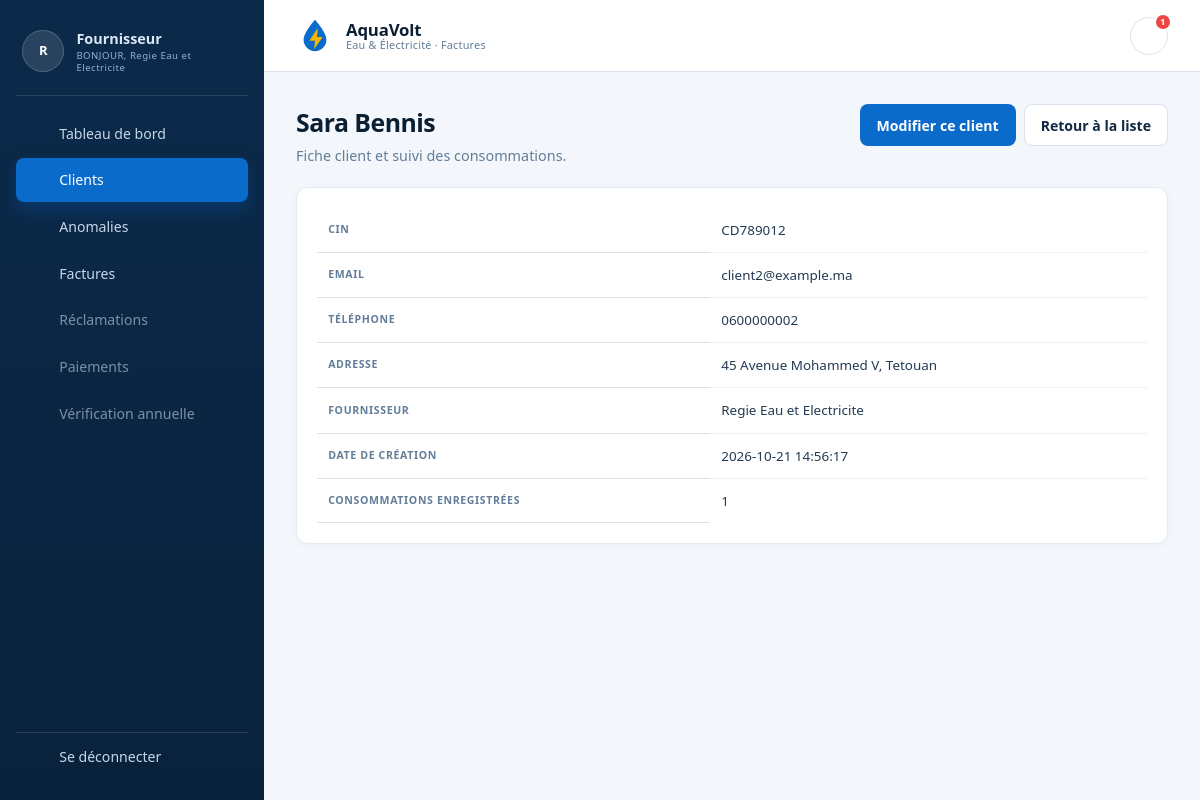
Page /Client/one/2 (signed in) on the committed database.
### tables this page shows
CREATE TABLE client (
  id_client INT UNSIGNED NOT NULL AUTO_INCREMENT,
  id_fournisseur INT UNSIGNED NOT NULL,
  cin VARCHAR(20) NOT NULL,
  nom VARCHAR(100) NOT NULL,
  prenom VARCHAR(100) NOT NULL,
  adresse VARCHAR(255) NOT NULL,
  email VARCHAR(150) NOT NULL,
  mot_de_passe VARCHAR(255) NOT NULL,
  telephone VARCHAR(30) NULL,
  date_creation DATETIME NOT NULL DEFAULT CURRENT_TIMESTAMP,
  PRIMARY KEY (id_client),
  UNIQUE KEY uk_client_cin (cin),
  UNIQUE KEY uk_client_email (email),
  KEY idx_client_fournisseur (id_fournisseur),
  CONSTRAINT fk_client_fournisseur
    FOREIGN KEY (id_fournisseur) REFERENCES fournisseur (id_fournisseur)
    ON UPDATE CASCADE ON DELETE RESTRICT
);

CREATE TABLE fournisseur (
  id_fournisseur INT UNSIGNED NOT NULL AUTO_INCREMENT,
  nom VARCHAR(100) NOT NULL,
  email VARCHAR(150) NOT NULL,
  mot_de_passe VARCHAR(255) NOT NULL,
  seuil_eau DECIMAL(10,2) NOT NULL DEFAULT 100.00,
  seuil_elec DECIMAL(10,2) NOT NULL DEFAULT 1000.00,
  date_creation DATETIME NOT NULL DEFAULT CURRENT_TIMESTAMP,
  PRIMARY KEY (id_fournisseur),
  UNIQUE KEY uk_fournisseur_email (email),
  CONSTRAINT chk_fournisseur_seuils CHECK (seuil_eau >= 0 AND seuil_elec >= 0)
);

### Traitement/Client.php (called while the page is built, shortened)
<?php
require_once __DIR__ . '/../BD/ClientBD.php';
function client_bd(): ClientBD
{
    return new ClientBD(db());
}
function client_exiger_fournisseur(): int
{
    return (int) $_SESSION['id_fournisseur'];
}
function client_one($id = null): void
{
    $idFournisseur = client_exiger_fournisseur();
    $idClient = (int) ($id ?? 0);
    $client = client_bd()->trouver($idClient, $idFournisseur);
    unset($client['mot_de_passe']);
    $nbConsommations = client_bd()->nbConsommations($idClient);
    require ROOT . 'IHM/client/one.php';
}

### index.php (called while the page is built, shortened)
<?php
require_once ROOT . 'config/app.php';
require_once ROOT . 'BD/Connexion.php';
$url = trim((string) ($_GET['url'] ?? ''), '/');
$segments = $url === '' ? [] : explode('/', $url);
$controller = ucfirst(strtolower($segments[0] ?? 'Home'));
$action = strtolower($segments[1] ?? 'index');
$id = $segments[2] ?? null;
$function = strtolower($controller) . '_' . $action;
$function($id);

### BD/Connexion.php (called while the page is built, shortened)
<?php
function db(): mysqli
{
    static $link = null;
    if ($link instanceof mysqli) {
        return $link;
    }
    $config = require ROOT . 'config/database.php';
    $link = mysqli_connect(
        $config['host'],
        $config['user'],
        $config['pass'],
        $config['dbname'],
        (int) $config['port']
    );
    mysqli_set_charset($link, $config['charset'] ?? 'utf8mb4');
    return $link;
}

### BD/ClientBD.php (called while the page is built, shortened)
<?php
final class ClientBD
{
    public function trouver(int $idClient, int $idFournisseur): ?array
    {
        $sql = 'SELECT c.*, f.nom AS fournisseur_nom
                FROM client c
                JOIN fournisseur f ON f.id_fournisseur = c.id_fournisseur
                WHERE c.id_client = ? AND c.id_fournisseur = ?
                LIMIT 1';
        $stmt = mysqli_prepare($this->db, $sql);
        mysqli_stmt_bind_param($stmt, 'ii', $idClient, $idFournisseur);
        mysqli_stmt_execute($stmt);
        $resultat = mysqli_stmt_get_result($stmt);
        $client = mysqli_fetch_assoc($resultat);
        return $client ?: null;
    }
    public function nbConsommations(int $idClient): int
    {
        $stmt = mysqli_prepare(
            $this->db,
            'SELECT COUNT(*) FROM consommation WHERE id_client = ?'
        );
        mysqli_stmt_bind_param($stmt, 'i', $idClient);
        mysqli_stmt_execute($stmt);
        $resultat = mysqli_stmt_get_result($stmt);
        $ligne = mysqli_fetch_row($resultat);
        return (int) ($ligne[0] ?? 0);
    }
}

### IHM/client/one.php (the view, shortened to what this page needs)
<?php require ROOT . 'IHM/layout/header.php'; ?>
<div class="page-head">
    <div>
        <h1><?= e($client['prenom'] . ' ' . $client['nom']) ?></h1>
        <p>Fiche client et suivi des consommations.</p>
    </div>
    <div class="page-head-actions">
        <a class="btn" href="<?= e(url('Client/update/' . (int) $client['id_client'])) ?>">
            Modifier ce client
        </a>
        <a class="btn btn-secondary" href="<?= e(url('Client/all')) ?>">
            Retour à la liste
        </a>
    </div>
</div>
<section class="card">
    <table class="table">
        <tr>
            <th>CIN</th>
            <td><?= e($client['cin']) ?></td>
        </tr>
        <tr>
            <th>Email</th>
            <td><?= e($client['email']) ?></td>
        </tr>
        <tr>
            <th>Téléphone</th>
            <td><?= e($client['telephone'] ?? '—') ?></td>
        </tr>
        <tr>
            <th>Adresse</th>
            <td><?= e($client['adresse']) ?></td>
        </tr>
        <tr>
            <th>Fournisseur</th>
            <td><?= e($client['fournisseur_nom'] ?? '—') ?></td>
        </tr>
        <tr>
            <th>Date de création</th>
            <td><?= e($client['date_creation']) ?></td>
        </tr>
        <tr>
            <th>Consommations enregistrées</th>
            <td><?= (int) $nbConsommations ?></td>
        </tr>
    </table>
</section>
<?php require ROOT . 'IHM/layout/footer.php'; ?>

### assets/css/style.css (style rules this page uses)
:root { --navy: #0b2a4a; --navy-2: #0e355c; --primary: #0b6bcb; --primary-dark: #0857a6; --primary-soft: #e8f2fd; --bg: #f3f7fb; --surface: #ffffff; --ink: #102a43; --muted: #627d98; --border: #d9e2ec; --success: #1f7a4d; --success-bg: #e8f6ee; --danger: #b42318; --danger-bg: #fdecea; --warning: #b54708; --warning-bg: #fff4e5; --yellow: #f7b500; --shadow: 0 10px 30px rgba(16, 42, 67, 0.08); --radius: 12px; }
* { box-sizing: border-box; }
html { -webkit-text-size-adjust: 100%; }
body { margin: 0; font-family: system-ui, -apple-system, "Segoe UI", Roboto, sans-serif; background: var(--bg); color: var(--ink); line-height: 1.5; }
a { color: var(--primary); }
.app-body { background: var(--bg); }
.page-head { display: flex; align-items: flex-start; justify-content: space-between; gap: 1rem; margin-bottom: 1.25rem; }
.page-head h1 { margin: 0 0 0.25rem; font-size: 1.55rem; letter-spacing: -0.02em; color: #0b1f33; }
.page-head p { margin: 0; color: var(--muted); font-size: 0.9rem; }
.page-head-actions { display: flex; align-items: center; gap: 0.5rem; flex-wrap: wrap; }
.card { background: var(--surface); border: 1px solid #e3ebf3; border-radius: var(--radius); padding: 1.25rem; margin-bottom: 1rem; box-shadow: 0 2px 8px rgba(16, 42, 67, 0.03); }
.btn, .button { display: inline-flex; align-items: center; justify-content: center; gap: 0.45rem; padding: 0.6rem 1rem; border-radius: 8px; border: 1px solid transparent; background: var(--primary); color: #fff; font: inherit; font-size: 0.88rem; font-weight: 600; text-decoration: none; cursor: pointer; transition: background 0.15s, border-color 0.15s, color 0.15s; }
.btn-secondary, .button-secondary { background: #fff; color: var(--ink); border-color: var(--border); }
.table { width: 100%; border-collapse: collapse; }
.table th { padding: 0.65rem 0.7rem; border-bottom: 1px solid var(--border); text-align: left; font-size: 0.66rem; font-weight: 700; letter-spacing: 0.06em; text-transform: uppercase; color: var(--muted); }
.table td { padding: 0.75rem 0.7rem; border-bottom: 1px solid #edf2f7; font-size: 0.84rem; color: #243b53; vertical-align: middle; }
.table tbody tr:last-child td { border-bottom: 0; }

### rows in the picture
client: prenom+nom "Sara Bennis", cin "CD789012", email "client2@example.ma", telephone "0600000002", adresse "45 Avenue Mohammed V, Tetouan", id_fournisseur.nom "Regie Eau et Electricite", date_creation "2026-10-21 14:56:17"

### other values in the picture
$initiales "R"
role_label($role) "Fournisseur"
$nomComplet !== '' ? $nomComplet : 'Utilisateur' "Regie Eau et Electricite"
APP_NAME "AquaVolt"
APP_TAGLINE "Eau & Électricité · Factures"
$notificationsNonLues "1"
$nbConsommations "1"
